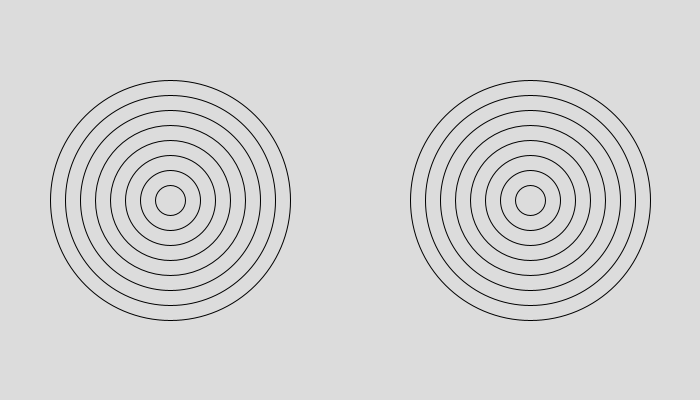
Frame 1 (no input)
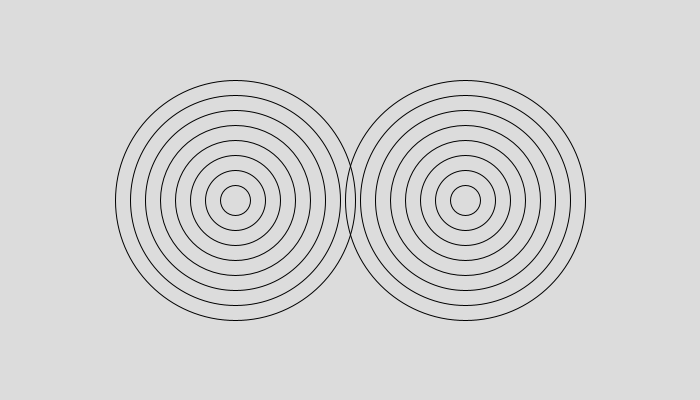
Frame 60 (the mouse pressed at the canvas centre just before this capture)
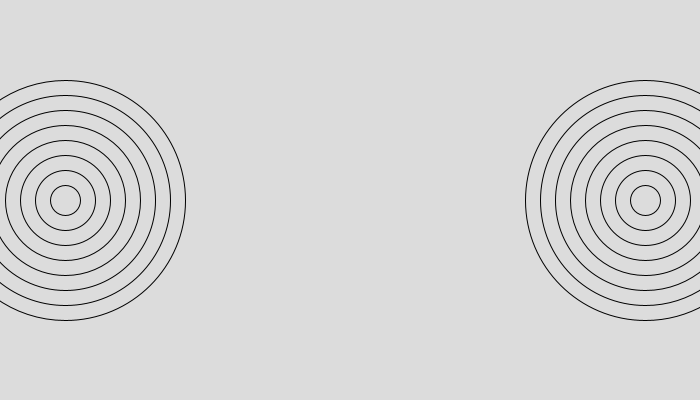
Frame 120 (the mouse held since frame 60 and released just before this capture)

The Processing sketch that drew these frames (run headless with seeded random() and noise(); from frame 60 on, the mouse is pressed at the canvas centre):

// Processing sketch: amazing_rings
// ── amazing_rings.pde

  /*** Go to the recipe to run the demonstration before starting this program ***/

void setup() {
  /* Set the size of your sketch to be a rectangle like in the recipe demonstration */
  size(700,400);
  /* Call the noFill() command so all the ellipses will be transparent */
noFill();
}
int s = 5;
     int x = 170;
    int y = 200;
         int x2 = 530;
void draw() {
background(#DCDCDC);
        /* Use a for loop to make the first set of rings that will start in the left half of the window
        (you can use the code from your Bullseye program).*/          

  for (int i=0; i<9; i++) {
     ellipse(x,y, i*30, i*30 );
 
  
}
        /*Make this set of rings move across the sketch to the right 
    Hint: make two variables, one for x and another for the speed. 
        Then increase x by the amount in speed */

    x+=s;    

        
        /*When the rings reach the right side of the sketch, reverse the direction so they move
        Hint: speed = -speed */
if (x>width) {
s= -s;
}    
        /*When the rings reach the left side of the sketch, reverse the direction again */
if (x<0) {
s = -s;
}    
    
         
 //CHALLENGE - to finish the Amazing Rings 
 
        /*Add another for loop to draw the second set of rings that will start in the right half of the window */
  for (int i1=0; i1<9; i1++) {
     ellipse(x2,y, i1*30, i1*30 );
 
  
}
      x2-=s;  
      if (x2>width) {
s= -s;
}  
if (x<0) {
s = -s;
}    
        /*Make this set of rings move in the opposite direction to the other rings 
        These rings must also "bounce" off the sides of the window.*/
        
  }
